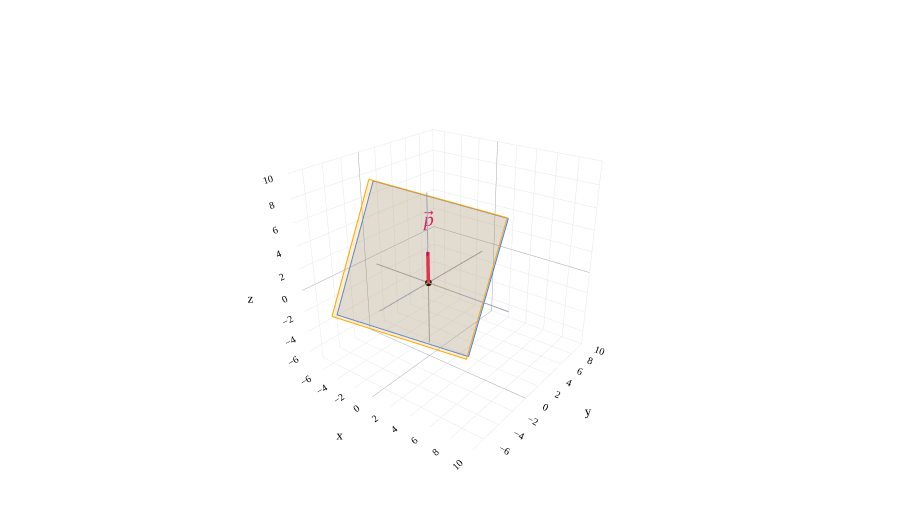

The notebook cell this image was saved under:
### Markdown cell above
In [Chapter 2.4](02-04.ipynb), we described lines and planes through the origin in parametric form. In [Chapter 2.5](02-05.ipynb), we described them using linear equations of the form $$ax + by + cz = d,$$ where $d$ was forced to be $0$.

Let's now think about lines and planes in $\mathbb{R}^3$ that are **not** required to pass through the origin. These are called **affine** lines and planes.

As we discussed in [Chapter 2.1](02-01.ipynb) when we introduced affine lines in $\mathbb{R}^2$, the idea is to **add a fixed vector $\vec p$ to every vector in the set**. The direction(s) stay the same, but the starting point changes.

### Code cell
fig=base3()
plane3(fig,(1,-2,1),BLUE,0.18)
plane3(fig,(1,-2,1),ORANGE,0.18,d=3)
vec3(fig,(0,0,3),'<i>p</i>⃗',PINK,offset=(0.4,-0.5,0.3))
fig.add_trace(go.Scatter3d(x=[0],y=[0],z=[0],mode='markers',
                         marker=dict(color='black',size=4),hoverinfo='skip'))
fig.show()

### Figure 1 — Plotly figure (JSON) as saved in the notebook; plotly's stock layout.template omitted (floating-point values rounded to 4 significant figures)
{"data": [{"hoverinfo": "skip", "line": {"color": "#9ca3af", "dash": "solid", "width": 2}, "mode": "lines", "showlegend": false, "type": "scatter3d", "x": [-6.0, 8.0], "y": [-0.0, 0.0], "z": [-0.0, 0.0]}, {"hoverinfo": "skip", "line": {"color": "#9ca3af", "dash": "solid", "width": 2}, "mode": "lines", "showlegend": false, "type": "scatter3d", "x": [-0.0, 0.0], "y": [-6.0, 8.0], "z": [-0.0, 0.0]}, {"hoverinfo": "skip", "line": {"color": "#9ca3af", "dash": "solid", "width": 2}, "mode": "lines", "showlegend": false, "type": "scatter3d", "x": [-0.0, 0.0], "y": [-0.0, 0.0], "z": [-6.0, 8.0]}, {"color": "#3d81f6", "flatshading": true, "hoverinfo": "skip", "i": [0, 0], "j": [1, 2], "k": [2, 3], "lighting": {"ambient": 1, "diffuse": 0, "fresnel": 0, "roughness": 1, "specular": 0}, "opacity": 0.18, "showscale": false, "type": "mesh3d", "x": [4.564, 4.564, -6.39, -6.39], "y": [-0.4103, 4.956, 0.5745, -4.792], "z": [-5.385, 5.348, 7.539, -3.194]}, {"hoverinfo": "skip", "line": {"color": "#3d81f6", "dash": "solid", "width": 2}, "mode": "lines", "showlegend": false, "type": "scatter3d", "x": [4.564, 4.564], "y": [-0.4103, 4.956], "z": [-5.385, 5.348]}, {"hoverinfo": "skip", "line": {"color": "#3d81f6", "dash": "solid", "width": 2}, "mode": "lines", "showlegend": false, "type": "scatter3d", "x": [4.564, -6.39], "y": [4.956, 0.5745], "z": [5.348, 7.539]}, {"hoverinfo": "skip", "line": {"color": "#3d81f6", "dash": "solid", "width": 2}, "mode": "lines", "showlegend": false, "type": "scatter3d", "x": [-6.39, -6.39], "y": [0.5745, -4.792], "z": [7.539, -3.194]}, {"hoverinfo": "skip", "line": {"color": "#3d81f6", "dash": "solid", "width": 2}, "mode": "lines", "showlegend": false, "type": "scatter3d", "x": [-6.39, 4.564], "y": [-4.792, -0.4103], "z": [-3.194, -5.385]}, {"color": "orange", "flatshading": true, "hoverinfo": "skip", "i": [0, 0], "j": [1, 2], "k": [2, 3], "lighting": {"ambient": 1, "diffuse": 0, "fresnel": 0, "roughness": 1, "specular": 0}, "opacity": 0.18, "showscale": false, "type": "mesh3d", "x": [5.064, 5.064, -5.89, -5.89], "y": [-1.41, 3.956, -0.4255, -5.792], "z": [-4.885, 5.848, 8.039, -2.694]}, {"hoverinfo": "skip", "line": {"color": "orange", "dash": "solid", "width": 2}, "mode": "lines", "showlegend": false, "type": "scatter3d", "x": [5.064, 5.064], "y": [-1.41, 3.956], "z": [-4.885, 5.848]}, {"hoverinfo": "skip", "line": {"color": "orange", "dash": "solid", "width": 2}, "mode": "lines", "showlegend": false, "type": "scatter3d", "x": [5.064, -5.89], "y": [3.956, -0.4255], "z": [5.848, 8.039]}, {"hoverinfo": "skip", "line": {"color": "orange", "dash": "solid", "width": 2}, "mode": "lines", "showlegend": false, "type": "scatter3d", "x": [-5.89, -5.89], "y": [-0.4255, -5.792], "z": [8.039, -2.694]}, {"hoverinfo": "skip", "line": {"color": "orange", "dash": "solid", "width": 2}, "mode": "lines", "showlegend": false, "type": "scatter3d", "x": [-5.89, 5.064], "y": [-5.792, -1.41], "z": [-2.694, -4.885]}, {"hoverinfo": "skip", "line": {"color": "#d81a60", "dash": "solid", "width": 7}, "mode": "lines", "showlegend": false, "type": "scatter3d", "x": [0.0, 0.0], "y": [0.0, 0.0], "z": [0.0, 2.85]}, {"anchor": "tip", "colorscale": [[0, "#d81a60"], [1, "#d81a60"]], "hoverinfo": "skip", "showscale": false, "sizemode": "absolute", "sizeref": 0.45, "type": "cone", "u": [0.0], "v": [0.0], "w": [1.0], "x": [0.0], "y": [0.0], "z": [3.0]}, {"hoverinfo": "skip", "mode": "text", "text": ["<i>p</i>⃗"], "textfont": {"color": "#d81a60", "family": "Palatino", "size": 20}, "type": "scatter3d", "x": [0.4], "y": [-0.5], "z": [3.3]}, {"hoverinfo": "skip", "marker": {"color": "black", "size": 4}, "mode": "markers", "type": "scatter3d", "x": [0], "y": [0], "z": [0]}], "layout": {"autosize": true, "colorway": ["#3d81f6", "orange", "#d81a60"], "font": {"color": "black", "family": "Palatino", "size": 16}, "height": 520, "margin": {"b": 0, "l": 0, "r": 0, "t": 15}, "paper_bgcolor": "white", "plot_bgcolor": "white", "scene": {"aspectmode": "cube", "bgcolor": "white", "camera": {"eye": {"x": 1.6, "y": -2.1, "z": 1.3}}, "xaxis": {"backgroundcolor": "white", "dtick": 2, "gridcolor": "#e5e7eb", "range": [-7.39, 10], "showbackground": true, "showspikes": false, "tickfont": {"size": 11}, "title": {"font": {"size": 13}, "text": "x"}, "zerolinecolor": "#9ca3af"}, "yaxis": {"backgroundcolor": "white", "dtick": 2, "gridcolor": "#e5e7eb", "range": [-7.39, 10], "showbackground": true, "showspikes": false, "tickfont": {"size": 11}, "title": {"font": {"size": 13}, "text": "y"}, "zerolinecolor": "#9ca3af"}, "zaxis": {"backgroundcolor": "white", "dtick": 2, "gridcolor": "#e5e7eb", "range": [-7.39, 10], "showbackground": true, "showspikes": false, "tickfont": {"size": 11}, "title": {"font": {"size": 13}, "text": "z"}, "zerolinecolor": "#9ca3af"}}, "showlegend": false, "xaxis": {"gridcolor": "#e5e7eb", "zerolinecolor": "#9ca3af"}, "yaxis": {"gridcolor": "#e5e7eb", "zerolinecolor": "#9ca3af"}}}
